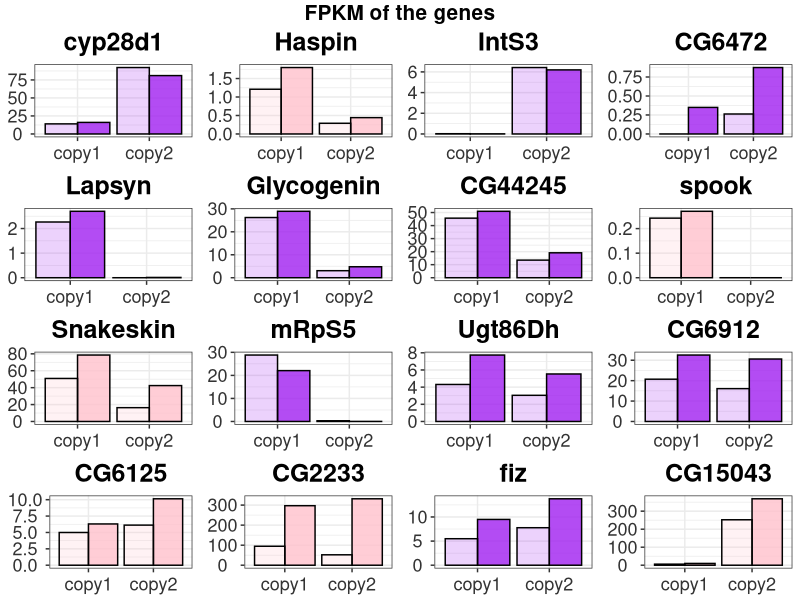

R code for this plot:
library(ggplot2)
library(ggrepel)

library(dplyr)
library(gridExtra)
library(reshape2)
library(grid)
library(gridBase)

library(ggpubr)

setwd("~/cloud/para/gene_expression")
pexp16 <- read.table('16_gene_paralog.txt', header=T)
#exp35$copy <- as.character(exp35$copy)

plotpara <- function(x) {
    ggplot(data=pexp16) + 
        geom_bar(aes(x=paralog, y = ncount, fill=strain, alpha=condition), stat='identity', color="black",position = "dodge",data=pexp16[pexp16$Gene == x,]) +
        scale_fill_manual(values = c('A3'='pink','A4'='purple'))+
        scale_alpha_manual(values = c('nic'=0.8, 'ctl'=0.2)) +
        labs(title=x, y="FPKM", x="relative position %") + 
        theme_bw() +
        #theme(axis.text.x=element_text(angle=0, hjust=1)) +
        #coord_cartesian(xlim=c(1,20), ylim=c(0, 0.8)) +
        #scale_x_continuous(breaks =seq(0,100,by=10), limits = c(0,100)) + 
        #scale_y_continuous(breaks = c(1,2,3),labels = c('A3','iso1','A4')) + 
        theme(
            #panel.grid = element_line(color="grey85"),  
            legend.position = 'none',
            #legend.background =  element_rect( size=0.5, linetype="solid",colour ="darkblue"),
            #legend.title = element_blank(),
            #legend.text = element_blank(),
            #plot.title = element_text(size = 13, face = "bold",hjust=.05),
            plot.title = element_text(size = 18, face = "bold",hjust=.5),
            axis.text.x = element_text(colour="grey20",size=13,hjust=.5,vjust=.5,face="plain"),
            axis.text.y = element_text(colour="grey20",size=13,hjust=.5,vjust=.5,face="plain"),
            #axis.title.x = element_text(colour="grey20",size=15,hjust=.5,vjust=0,face="bold"), 
            axis.title = element_blank()
        )
}

#plotpara('Gs1')
p1 <-plotpara('cyp28d1')
#plotpara('Prosβ5R2')

p2 <- plotpara('Haspin')
p3 <- plotpara('IntS3')

p4 <- plotpara('CG6472')

p5 <- plotpara('Lapsyn')
p6 <- plotpara('Glycogenin')
p7 <- plotpara('CG44245')

p8 <- plotpara('spook')

p9 <- plotpara('Snakeskin')
p10 <- plotpara('mRpS5')

p11 <- plotpara('Ugt86Dh')

p12 <- plotpara('CG6912')
p13 <- plotpara('CG6125')


p14 <- plotpara('CG2233')
p15 <- plotpara('fiz')
#plotpara('CG15044')
p16 <- plotpara('CG15043')
#plotpara('Mgstl')

tx1=textGrob("FPKM of the genes", gp=gpar(fontface="bold", fontsize=15))

pa <- grid.arrange(p1,p2,p3,p4,p5,p6,p7,p8,p9,p10,p11,p12,p13,p14,p15,p16,nrow=4, top=tx1)

ggsave(file="~/cloud/para/gene_expression/fig4_paralog_fpkm.pdf",pa, device = "pdf", width = 20, height = 22.5, units = "cm",dpi=200)
